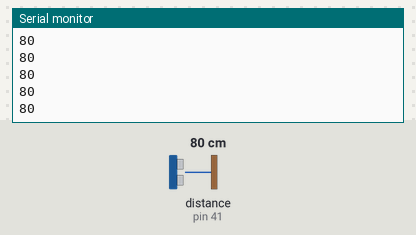
A sketch run on a simulated Arduino Mega 2560, built with avr-gcc and run on an emulated ATmega2560. On the bench: the last lines printed to the serial monitor. Wiring (inferred from the names in the program): ultrasonic range finder: trigger pin 46; echo pin 41. The test bench sets the inputs (shaded band); at power-on: distance to the obstacle (sensor on pin 41) 80 cm. The echo pulse lasts 58.3 µs per cm.

Above: at 1.2 s.
1.3 s: distance to the obstacle (sensor on pin 41) set to 2 cm
At 1.45 s:
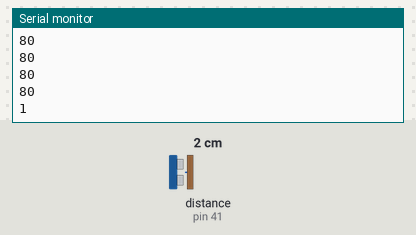
2.8 s: distance to the obstacle (sensor on pin 41) set to 4 cm
At 2.87 s:
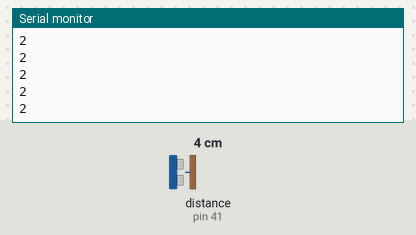
Timing chart, 0 to 5.8 s (numbered marks = the images above; inputs shaded):
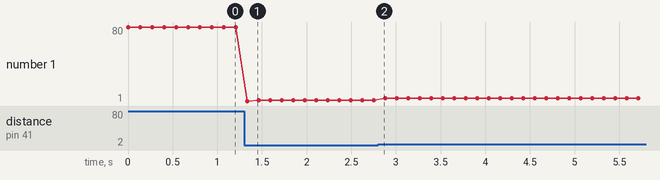

The sketch:

4pinpingtest.ino
```cpp
const int p_trig = 46;
const int p_echo = 41;

void setup() {
  // put your setup code here, to run once:
  Serial.begin(9600);
  pinMode(p_trig, OUTPUT);
  pinMode(p_echo, INPUT);
}

void loop() {
  // put your main code here, to run repeatedly:
  Serial.println(get_US_reading(p_trig, p_echo));

  delay(128);

}

long get_US_reading(int p_ping, int p_echo)
{
  digitalWrite(p_ping, LOW);
  delayMicroseconds(2);
  digitalWrite(p_ping, HIGH);
  delayMicroseconds(10);
  digitalWrite(p_ping, LOW);
  return microsecondsToCentimeters(pulseIn(p_echo, HIGH));
}

long microsecondsToCentimeters(long microseconds)
{
   return microseconds / 29 / 2;
}
```

Measured:
- after the input at 1.3 s, the serial monitor: prints a new line at once (image 1)
- plotted number 1: 80 → 2 after the input at 1.3 s, 2 → 4 after the input at 2.8 s
